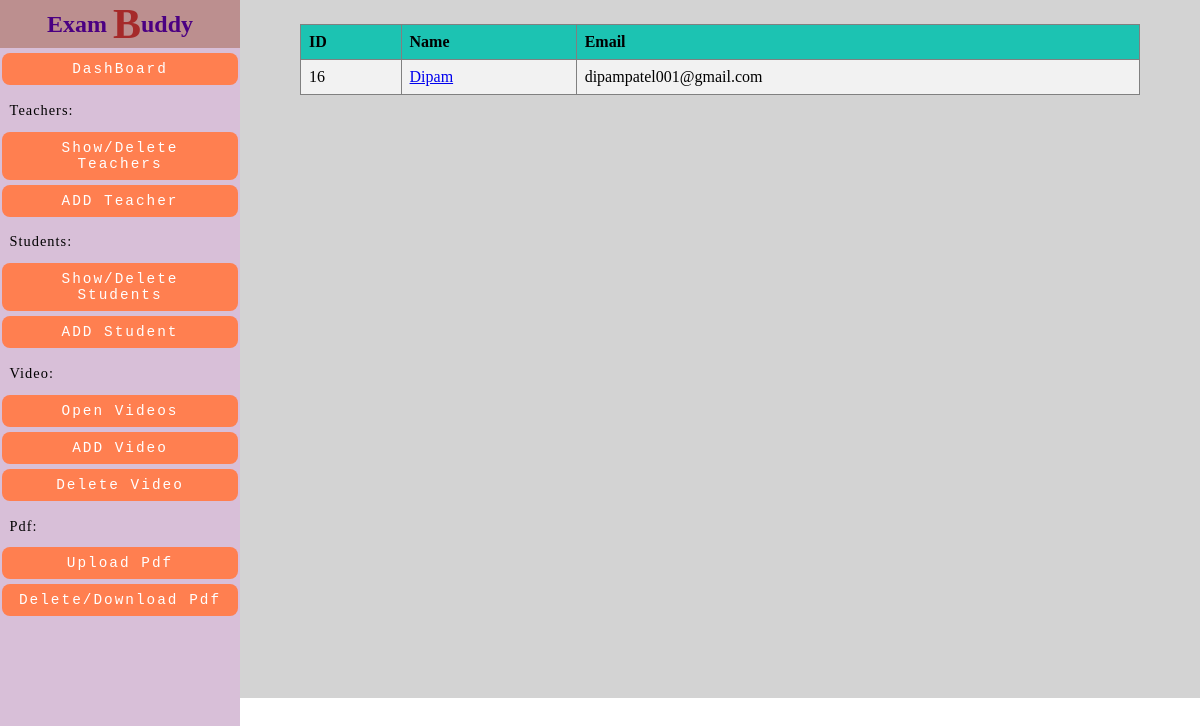
The page /admin/students.php on the database its author committed.
### tables this page shows
CREATE TABLE `users` (
  `id` int(11) NOT NULL,
  `name` varchar(255) NOT NULL,
  `email` varchar(255) NOT NULL,
  `password` varchar(255) NOT NULL,
  `code` text NOT NULL
);

### admin/students.php (the view, shortened to what this page needs)
<html>
<head>
<?php
    include('sideMenu.php');
?>
<link rel="stylesheet" href="adminCss.css">
</head>
<body>
<div id="teacherTable">
        <?php
            include '../config.php';
            $result = mysqli_query($conn, "SELECT id, name, email FROM users");
            if (mysqli_num_rows($result) > 0) {
                echo "<div class='myTable'><table><tr><th>ID</th><th>Name</th><th>Email</th></tr>";
                while($row = $result->fetch_assoc()) {
                    echo "<tr>
                            <td>" . $row["id"]. "</td>
                            <td>"."<a id='a' onClick=\"javascript: return confirm('Are you sure you want to delete Student whose name is ". $row["name"]."?');\" href="."deleteStudent.php?sid=".$row['id'].">" . $row["name"]. "</a>"."</td>
                            <td>" . $row["email"]. "</td>
                        </tr>";
                }
                echo "</table></div>";
            }
        ?>
    </div>
</body>
</html>

### admin/adminCss.css (style rules this page uses)
body { margin: 0; }
#teacherTable { height: 650px; position: relative; margin-left: 20%; padding: 2% 5% 2%; background-color: lightgray; }
.myTable { overflow-y: auto; height: 603px; z-index: 2; }
table { width: 100%; margin: auto; margin-bottom: 10px; border-collapse: collapse; }
table th { background-color: #1cc3b2; padding-top: 10px; padding-bottom: 10px; text-align: left; }
table tr:nth-child(even) { background-color: #f2f2f2; }
table tr:nth-child(odd) { background-color: thistle; }
table td,table th { border: 1px solid grey; padding: 8px; }

### rows shown on the page
users: id "16", name "Dipam", email "dipampatel001@gmail.com"
